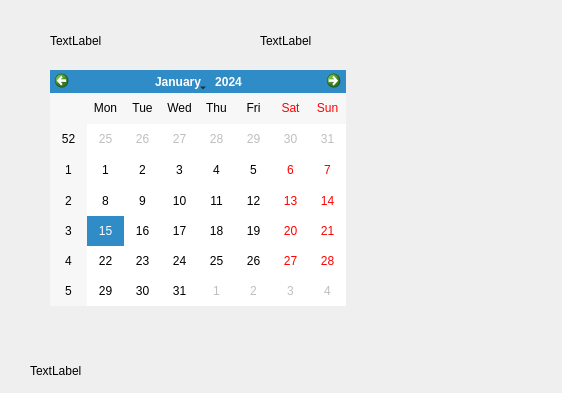
<?xml version="1.0" encoding="UTF-8"?>
<ui version="4.0">
 <class>Person</class>
 <widget class="QWidget" name="Person">
  <property name="geometry">
   <rect>
    <x>0</x>
    <y>0</y>
    <width>562</width>
    <height>393</height>
   </rect>
  </property>
  <property name="windowTitle">
   <string>Form</string>
  </property>
  <widget class="QLabel" name="label">
   <property name="geometry">
    <rect>
     <x>50</x>
     <y>30</y>
     <width>161</width>
     <height>21</height>
    </rect>
   </property>
   <property name="text">
    <string>TextLabel</string>
   </property>
  </widget>
  <widget class="QLabel" name="label_2">
   <property name="geometry">
    <rect>
     <x>260</x>
     <y>30</y>
     <width>141</width>
     <height>21</height>
    </rect>
   </property>
   <property name="text">
    <string>TextLabel</string>
   </property>
  </widget>
  <widget class="QCalendarWidget" name="calendarWidget">
   <property name="geometry">
    <rect>
     <x>50</x>
     <y>70</y>
     <width>296</width>
     <height>236</height>
    </rect>
   </property>
  </widget>
  <widget class="QLabel" name="label_3">
   <property name="geometry">
    <rect>
     <x>30</x>
     <y>360</y>
     <width>141</width>
     <height>21</height>
    </rect>
   </property>
   <property name="text">
    <string>TextLabel</string>
   </property>
  </widget>
  <widget class="QWidget" name="widget" native="true">
   <property name="geometry">
    <rect>
     <x>0</x>
     <y>0</y>
     <width>591</width>
     <height>401</height>
    </rect>
   </property>
   <property name="styleSheet">
    <string notr="true">border-image: url(:/20150821203407_tuAn5.jpeg);</string>
   </property>
  </widget>
  <zorder>widget</zorder>
  <zorder>label</zorder>
  <zorder>label_2</zorder>
  <zorder>calendarWidget</zorder>
  <zorder>label_3</zorder>
 </widget>
 <resources/>
 <connections/>
</ui>
